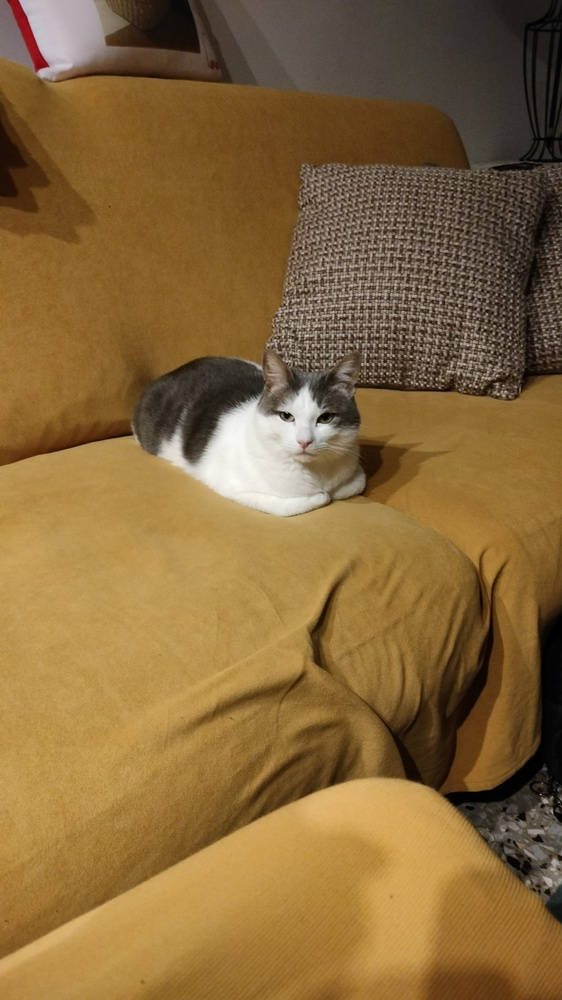
#> input picture mediapipe/foto_birba.jpg, 562 x 1000 px, shrunk from 2600 x 4624 before the run, given in place of the camera
$ python open_and_threshold_from_camera.py
#> lines starting #> are read from the running program, lines starting #| are printed output that depends on the picture; after the words box and inside, x2 and y2 are one past the last pixel; in counts of white or black regions, pixels touching at a corner belong together
#! /bin/env/pyhton3
import cv2 as cv
import numpy as np
import sys
import matplotlib.pyplot as plt

def nothing(x):
    pass

cap = cv.VideoCapture(0)

if cap == None:
    syslog(f"La camera non può essere aperta")


while True:
    ret, img = cap.read()
#> img is the input picture: shape (1000, 562, 3); mean B, G, R 59.2, 104.4, 135.1

    cv.imshow('finestra',img)
    if cv.waitKey(1) == ord('q'):
#> (key q is pressed here)
        cv.destroyWindow('finestra')
        cap.release()
        break

cv.namedWindow('Binary threshold')
cv.namedWindow('Gaussian threshold')
cv.namedWindow('Blurred')
trackbar_name = 'soglia'

soglia_bt = cv.createTrackbar(trackbar_name, 'Binary threshold' , 0, 255, nothing)
soglia_gt = cv.createTrackbar(trackbar_name, 'Gaussian threshold' , 0, 100, nothing)
cv.setTrackbarMin(trackbar_name,'Gaussian threshold',1)

while True:
    gray = cv.cvtColor(img,cv.COLOR_RGB2GRAY,0)
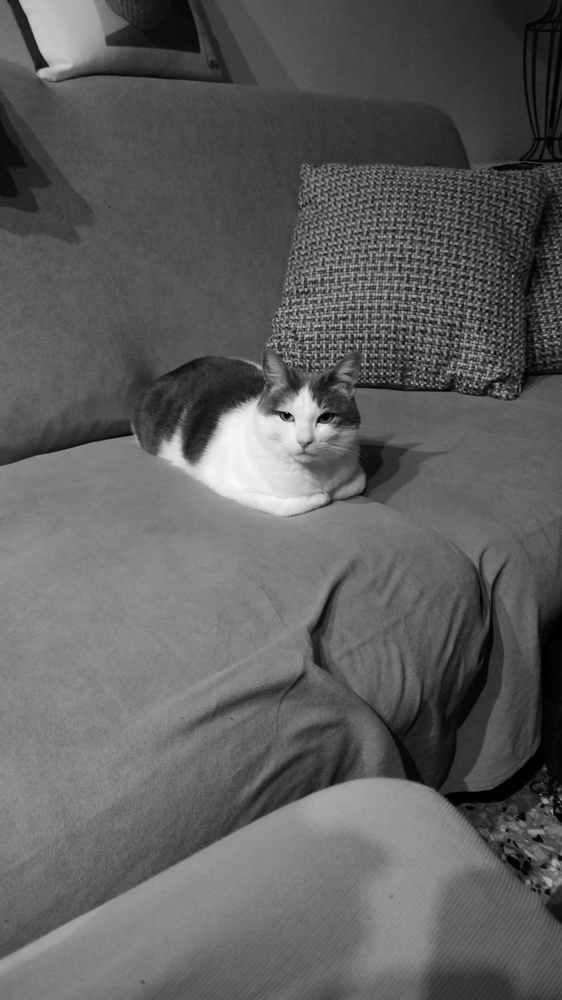
#> gray: shape (1000, 562); min 0, max 251, mean 94.4

    soglia_bt = cv.getTrackbarPos(trackbar_name,'Binary threshold')
    soglia_gt = cv.getTrackbarPos(trackbar_name,'Gaussian threshold')

    ret, bin_thresh = cv.threshold(gray,soglia_bt,255,cv.THRESH_BINARY)
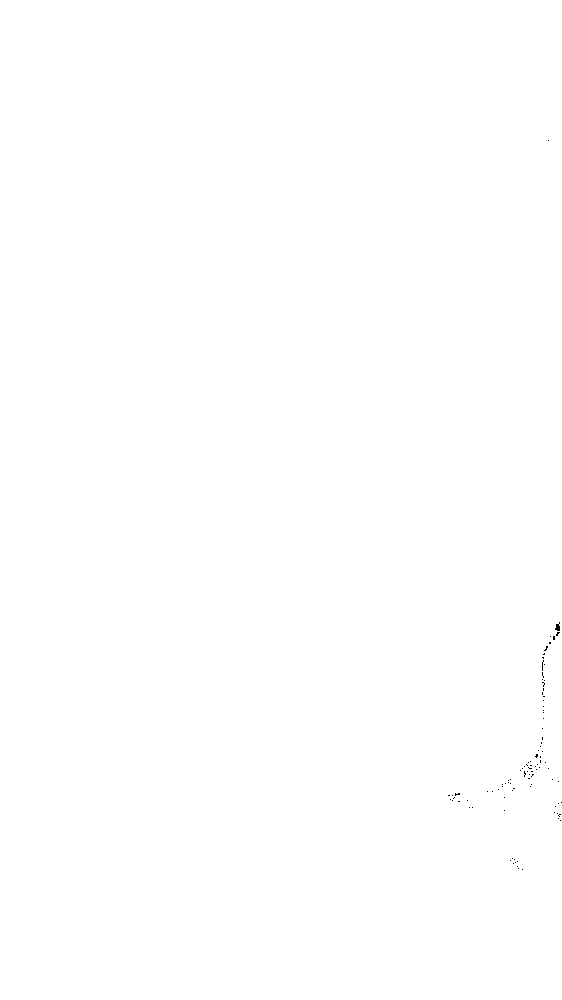
#> bin_thresh: shape (1000, 562); 100% white; black in thin lines or dots, all inside (x1, y1, x2, y2) = (448, 140, 562, 870)
#> ret = 0
#> (the run stopped early here; a loop or call above may not have finished)
